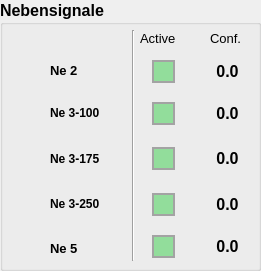
   <widget class="QGroupBox" name="secondarySignals_group">
    <property name="geometry">
     <rect>
      <x>320</x>
      <y>230</y>
      <width>261</width>
      <height>271</height>
     </rect>
    </property>
    <property name="font">
     <font>
      <pointsize>12</pointsize>
      <weight>75</weight>
      <bold>true</bold>
     </font>
    </property>
    <property name="title">
     <string>Nebensignale</string>
    </property>
    <widget class="QLabel" name="SS_ne2_label">
     <property name="geometry">
      <rect>
       <x>50</x>
       <y>55</y>
       <width>51</width>
       <height>31</height>
      </rect>
     </property>
     <property name="font">
      <font>
       <pointsize>10</pointsize>
      </font>
     </property>
     <property name="text">
      <string notr="true">Ne 2</string>
     </property>
    </widget>
    <widget class="QLabel" name="SS_ne3100_label">
     <property name="geometry">
      <rect>
       <x>50</x>
       <y>97</y>
       <width>101</width>
       <height>31</height>
      </rect>
     </property>
     <property name="font">
      <font>
       <pointsize>9</pointsize>
      </font>
     </property>
     <property name="text">
      <string notr="true">Ne 3-100</string>
     </property>
    </widget>
    <widget class="QLabel" name="SS_ne3175_label">
     <property name="geometry">
      <rect>
       <x>50</x>
       <y>143</y>
       <width>91</width>
       <height>31</height>
      </rect>
     </property>
     <property name="font">
      <font>
       <pointsize>9</pointsize>
       <strikeout>false</strikeout>
      </font>
     </property>
     <property name="text">
      <string notr="true">Ne 3-175</string>
     </property>
    </widget>
    <widget class="QLabel" name="SS_ne3250_label">
     <property name="geometry">
      <rect>
       <x>50</x>
       <y>188</y>
       <width>91</width>
       <height>31</height>
      </rect>
     </property>
     <property name="font">
      <font>
       <pointsize>9</pointsize>
      </font>
     </property>
     <property name="text">
      <string notr="true">Ne 3-250</string>
     </property>
    </widget>
    <widget class="QLabel" name="SS_ne5_label">
     <property name="geometry">
      <rect>
       <x>50</x>
       <y>233</y>
       <width>51</width>
       <height>31</height>
      </rect>
     </property>
     <property name="font">
      <font>
       <pointsize>10</pointsize>
      </font>
     </property>
     <property name="text">
      <string notr="true">Ne 5</string>
     </property>
    </widget>
    <widget class="QLabel" name="SS_ne3100_icon">
     <property name="geometry">
      <rect>
       <x>20</x>
       <y>93</y>
       <width>16</width>
       <height>41</height>
      </rect>
     </property>
     <property name="text">
      <string/>
     </property>
     <property name="pixmap">
      <pixmap resource="Resources/images.qrc">:/signal_icons/ne3_100_icon.gif</pixmap>
     </property>
     <property name="scaledContents">
      <bool>true</bool>
     </property>
    </widget>
    <widget class="QLabel" name="SS_ne3175_icon">
     <property name="geometry">
      <rect>
       <x>20</x>
       <y>140</y>
       <width>16</width>
       <height>41</height>
      </rect>
     </property>
     <property name="text">
      <string/>
     </property>
     <property name="pixmap">
      <pixmap resource="Resources/images.qrc">:/signal_icons/ne3_175_icon.gif</pixmap>
     </property>
     <property name="scaledContents">
      <bool>true</bool>
     </property>
    </widget>
    <widget class="QLabel" name="SS_ne3250_icon">
     <property name="geometry">
      <rect>
       <x>20</x>
       <y>187</y>
       <width>16</width>
       <height>41</height>
      </rect>
     </property>
     <property name="text">
      <string/>
     </property>
     <property name="pixmap">
      <pixmap resource="Resources/images.qrc">:/signal_icons/ne3_250_icon.gif</pixmap>
     </property>
     <property name="scaledContents">
      <bool>true</bool>
     </property>
    </widget>
    <widget class="QLabel" name="SS_ne5_icon">
     <property name="geometry">
      <rect>
       <x>17</x>
       <y>235</y>
       <width>21</width>
       <height>31</height>
      </rect>
     </property>
     <property name="text">
      <string/>
     </property>
     <property name="pixmap">
      <pixmap resource="Resources/images.qrc">:/signal_icons/ne5_icon.gif</pixmap>
     </property>
     <property name="scaledContents">
      <bool>true</bool>
     </property>
    </widget>
    <widget class="QLabel" name="SS_ne2_icon">
     <property name="geometry">
      <rect>
       <x>17</x>
       <y>48</y>
       <width>21</width>
       <height>41</height>
      </rect>
     </property>
     <property name="text">
      <string/>
     </property>
     <property name="pixmap">
      <pixmap resource="Resources/images.qrc">:/signal_icons/ne2_icon.gif</pixmap>
     </property>
     <property name="scaledContents">
      <bool>true</bool>
     </property>
    </widget>
    <widget class="QLabel" name="SS_active_label">
     <property name="geometry">
      <rect>
       <x>140</x>
       <y>30</y>
       <width>55</width>
       <height>16</height>
      </rect>
     </property>
     <property name="font">
      <font>
       <pointsize>10</pointsize>
       <weight>50</weight>
       <bold>false</bold>
      </font>
     </property>
     <property name="text">
      <string>Active</string>
     </property>
    </widget>
    <widget class="QLabel" name="SS_conf_label">
     <property name="geometry">
      <rect>
       <x>210</x>
       <y>30</y>
       <width>41</width>
       <height>16</height>
      </rect>
     </property>
     <property name="font">
      <font>
       <pointsize>10</pointsize>
       <weight>50</weight>
       <bold>false</bold>
      </font>
     </property>
     <property name="text">
      <string>Conf.</string>
     </property>
    </widget>
    <widget class="Line" name="SS_line1">
     <property name="geometry">
      <rect>
       <x>123</x>
       <y>30</y>
       <width>20</width>
       <height>231</height>
      </rect>
     </property>
     <property name="orientation">
      <enum>Qt::Vertical</enum>
     </property>
    </widget>
    <widget class="QLabel" name="SS_ne2_led">
     <property name="geometry">
      <rect>
       <x>152</x>
       <y>60</y>
       <width>23</width>
       <height>23</height>
      </rect>
     </property>
     <property name="font">
      <font>
       <pointsize>9</pointsize>
      </font>
     </property>
     <property name="styleSheet">
      <string notr="true">background-color: rgb(146, 221, 155);
border-style: solid;
border-width: 2px;
border-color: rgb(163, 163, 163)</string>
     </property>
     <property name="frameShape">
      <enum>QFrame::NoFrame</enum>
     </property>
     <property name="lineWidth">
      <number>0</number>
     </property>
     <property name="text">
      <string/>
     </property>
    </widget>
    <widget class="QLabel" name="SS_ne3100_led">
     <property name="geometry">
      <rect>
       <x>152</x>
       <y>102</y>
       <width>23</width>
       <height>23</height>
      </rect>
     </property>
     <property name="font">
      <font>
       <pointsize>9</pointsize>
      </font>
     </property>
     <property name="styleSheet">
      <string notr="true">background-color: rgb(146, 221, 155);
border-style: solid;
border-width: 2px;
border-color: rgb(163, 163, 163)</string>
     </property>
     <property name="frameShape">
      <enum>QFrame::NoFrame</enum>
     </property>
     <property name="lineWidth">
      <number>0</number>
     </property>
     <property name="text">
      <string/>
     </property>
    </widget>
    <widget class="QLabel" name="SS_ne3175_led">
     <property name="geometry">
      <rect>
       <x>152</x>
       <y>147</y>
       <width>23</width>
       <height>23</height>
      </rect>
     </property>
     <property name="font">
      <font>
       <pointsize>9</pointsize>
      </font>
     </property>
     <property name="styleSheet">
      <string notr="true">background-color: rgb(146, 221, 155);
border-style: solid;
border-width: 2px;
border-color: rgb(163, 163, 163)</string>
     </property>
     <property name="frameShape">
      <enum>QFrame::NoFrame</enum>
     </property>
     <property name="lineWidth">
      <number>0</number>
     </property>
     <property name="text">
      <string/>
     </property>
    </widget>
    <widget class="QLabel" name="SS_ne3250_led">
     <property name="geometry">
      <rect>
       <x>152</x>
       <y>193</y>
       <width>23</width>
       <height>23</height>
      </rect>
     </property>
     <property name="font">
      <font>
       <pointsize>9</pointsize>
      </font>
     </property>
     <property name="styleSheet">
      <string notr="true">background-color: rgb(146, 221, 155);
border-style: solid;
border-width: 2px;
border-color: rgb(163, 163, 163)</string>
     </property>
     <property name="frameShape">
      <enum>QFrame::NoFrame</enum>
     </property>
     <property name="lineWidth">
      <number>0</number>
     </property>
     <property name="text">
      <string/>
     </property>
    </widget>
    <widget class="QLabel" name="SS_ne5_led">
     <property name="geometry">
      <rect>
       <x>152</x>
       <y>235</y>
       <width>23</width>
       <height>23</height>
      </rect>
     </property>
     <property name="font">
      <font>
       <pointsize>9</pointsize>
      </font>
     </property>
     <property name="styleSheet">
      <string notr="true">background-color: rgb(146, 221, 155);
border-style: solid;
border-width: 2px;
border-color: rgb(163, 163, 163)</string>
     </property>
     <property name="frameShape">
      <enum>QFrame::NoFrame</enum>
     </property>
     <property name="lineWidth">
      <number>0</number>
     </property>
     <property name="text">
      <string/>
     </property>
    </widget>
    <widget class="QLabel" name="SS_ne2_conf_value">
     <property name="geometry">
      <rect>
       <x>200</x>
       <y>63</y>
       <width>55</width>
       <height>16</height>
      </rect>
     </property>
     <property name="text">
      <string>0.0</string>
     </property>
     <property name="alignment">
      <set>Qt::AlignCenter</set>
     </property>
    </widget>
    <widget class="QLabel" name="SS_ne3100_conf_value">
     <property name="geometry">
      <rect>
       <x>200</x>
       <y>105</y>
       <width>55</width>
       <height>16</height>
      </rect>
     </property>
     <property name="text">
      <string>0.0</string>
     </property>
     <property name="alignment">
      <set>Qt::AlignCenter</set>
     </property>
    </widget>
    <widget class="QLabel" name="SS_ne3175_conf_value">
     <property name="geometry">
      <rect>
       <x>200</x>
       <y>150</y>
       <width>55</width>
       <height>16</height>
      </rect>
     </property>
     <property name="text">
      <string>0.0</string>
     </property>
     <property name="alignment">
      <set>Qt::AlignCenter</set>
     </property>
    </widget>
    <widget class="QLabel" name="SS_ne3250_conf_value">
     <property name="geometry">
      <rect>
       <x>200</x>
       <y>196</y>
       <width>55</width>
       <height>16</height>
      </rect>
     </property>
     <property name="text">
      <string>0.0</string>
     </property>
     <property name="alignment">
      <set>Qt::AlignCenter</set>
     </property>
    </widget>
    <widget class="QLabel" name="SS_ne5_conf_value">
     <property name="geometry">
      <rect>
       <x>200</x>
       <y>238</y>
       <width>55</width>
       <height>16</height>
      </rect>
     </property>
     <property name="text">
      <string>0.0</string>
     </property>
     <property name="alignment">
      <set>Qt::AlignCenter</set>
     </property>
    </widget>
   </widget>
